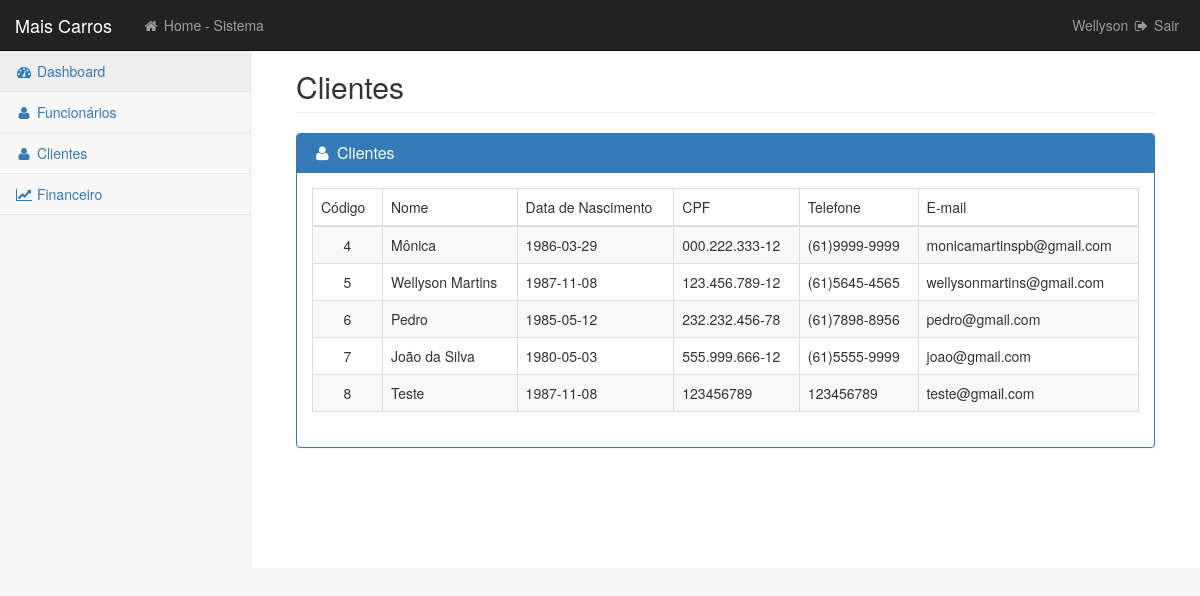
Page /view/admin_clientes.php (signed in) on the committed database.
### tables this page shows
CREATE TABLE `usuario` (
  `id` int(100) NOT NULL,
  `nome` varchar(255) NOT NULL,
  `login` varchar(50) NOT NULL,
  `senha` varchar(100) NOT NULL
);

CREATE TABLE `cliente` (
  `id` int(11) NOT NULL,
  `nomeCliente` varchar(255) NOT NULL,
  `dataNascimento` date NOT NULL,
  `cpf` varchar(25) NOT NULL,
  `telefone` varchar(255) NOT NULL,
  `email` varchar(25) NOT NULL
);

### controller/funcionario/NavbarController.php (called while the page is built, shortened)
<?php
  class NavbarController {
    public $FuncionarioModel;
    public function __construct(){
      $this->FuncionarioModel = new Funcionario();
    }
    function getName() {
      return $this->FuncionarioModel->getName();
    }
    function auth() {
      $this->FuncionarioModel->auth();
    }
  }
?>

### model/FuncionarioModel.php (called while the page is built, shortened)
<?php
  class Funcionario extends CRUD {
    public function getLoggedUser() {
      $pdo = parent::connect();
      $login = $_SESSION['login'];
      $senha = $_SESSION['senha'];
      $sql = $pdo->prepare("SELECT * FROM usuario WHERE login=:login and senha=:senha");
      $sql->bindValue(':login', $login);
      $sql->bindValue(':senha', $senha);
      $sql->execute();
      $currentUser = $sql->fetchAll(PDO::FETCH_ASSOC);
      return $currentUser;
    }
    public function getName() {
      $user = $this->getLoggedUser();
      return $user[0]['nome'];
    }
  }
?>

### model/CRUDModel.php (called while the page is built, shortened)
<?php
  class CRUD extends Database {
    public function readAll( $table ) {
      $pdo = parent::connect();
      $busca = $pdo->prepare("SELECT * FROM $table");
      $busca->execute();
      $linha = $busca->fetchAll(PDO::FETCH_ASSOC);
      return $linha;
    }
  }
?>

### controller/GetAllController.php (called while the page is built, shortened)
<?php
  class GetAllController {
    public $CRUDModel;
    public function __construct(){
      $this->CRUDModel = new CRUD();
    }
    function getAll( $table ) {
      return $this->CRUDModel->readAll( $table );
    }
  }
?>

### view/dashboard/cliente/all-clientes.php (the view, shortened to what this page needs)
<?php
  $getAllCtrl = new GetAllController();
  $clientes = $getAllCtrl->getAll('cliente');
  foreach ($clientes as $cliente) { ?>
   <tr>
      <td style="text-align: center;" ><?php echo $cliente['id']; ?></td>
      <td><?php echo $cliente['nomeCliente']; ?></td>
      <td><?php echo $cliente['dataNascimento']; ?></td>
      <td><?php echo $cliente['cpf']; ?></td>
      <td><?php echo $cliente['telefone']; ?></td>
      <td><?php echo $cliente['email']; ?></td>
    </tr>
  <?php } ?>

### view/dashboard/header.php (shortened to what this page needs)
<!DOCTYPE html>
<html lang="pt-br">
    <head>
        <link href="css/bootstrap.min.css" rel="stylesheet">
        <link href="css/metisMenu.min.css" rel="stylesheet">
        <link href="css/timeline.css" rel="stylesheet">
        <link href="css/startmin.css" rel="stylesheet">
        <link href="css/morris.css" rel="stylesheet">
        <link href="css/font-awesome.min.css" rel="stylesheet" type="text/css">
    </head>

### view/admin_clientes.php (shortened to what this page needs)
<?php
  include_once 'dashboard/header.php';
?>
<body>
  <div id="wrapper">
    <?php include 'dashboard/nav.php'; ?>
    <div id="page-wrapper">
      <div class="container-fluid">
        <div class="row">
          <div class="col-lg-12">
            <h2 class="page-header">
              Clientes
            </h2>
          </div>
        </div>
        <div class="row">
          <div class="col-lg-12">
            <div class="panel panel-primary">
              <div class="panel-heading">
                <h3 class="panel-title"><i class="fa fa-user fa-fw"></i> Clientes</h3>
              </div>
              <div class="panel-body">
                <div class="table-responsive">
                  <table class="table table-bordered table-hover table-striped">
                    <thead>
                      <tr>
                        <?php include 'dashboard/cliente/user-head.php'; ?>
                      </tr>
                    </thead>
                    <tbody>
                      <?php include 'dashboard/cliente/all-clientes.php'; ?>
                    </tbody>
                  </table>
                </div>
              </div>
            </div>
          </div>
        </div>
      </div>
    </div>
  </div>
  <?php include 'dashboard/footer.php'; ?>

### view/dashboard/nav.php (shortened to what this page needs)
<?php
  $navbar = new NavbarController();
  $navbar->auth();
  $name = $navbar->getName();
?>
<div id="wrapper">
    <nav class="navbar navbar-inverse navbar-fixed-top" role="navigation">
        <div class="navbar-header">
            <a class="navbar-brand" href="home_admin.php">Mais Carros</a>
        </div>
        <ul class="nav navbar-nav navbar-left navbar-top-links">
            <li><a href="home_func.php"><i class="fa fa-home fa-fw"></i> Home - Sistema</a></li>
        </ul>
        <ul class="nav navbar-right navbar-top-links">
            <li class="dropdown">
                <a class="dropdown-toggle" href="../controller/logout_controller.php">
                    <?php echo $name ?> <i class="fa fa-sign-out fa-fw"></i> Sair
                </a>
            </li>
        </ul>
        <div class="navbar-default sidebar" role="navigation">
            <div class="sidebar-nav navbar-collapse">
                <ul class="nav" id="side-menu">
                    <li>
                        <a href="home_admin.php" class="active"><i class="fa fa-dashboard fa-fw"></i> Dashboard</a>
                    </li>
                    <li>
                        <a href="admin_funcionarios.php"><i class="fa fa-user fa-fw"></i> Funcionários</a>
                    </li>
                    <li>
                        <a href="admin_clientes.php"><i class="fa fa-user fa-fw"></i> Clientes</a>
                    </li>
                    <li>
                        <a href="admin_financeiro.php"><i class="fa fa-line-chart fa-fw"></i> Financeiro</a>
                    </li>
                </ul>
            </div>
        </div>
    </nav>
</div>

### view/dashboard/cliente/user-head.php
<td style="width: 70px;">Código</td>
<td>Nome</td>
<td>Data de Nascimento</td>
<td>CPF</td>
<td>Telefone</td>
<td>E-mail</td>

### view/dashboard/footer.php
    </body>
</html>

### view/css/startmin.css (style rules this page uses)
body { background-color: #f8f8f8; }
#wrapper { width: 100%; }
#page-wrapper { padding: 30px 15px 0 15px; min-height: 568px; background-color: #fff; }
@media (min-width:768px) { #page-wrapper { position: inherit; margin-left: 250px; padding: 30px 30px 0 30px; border-left: 1px solid #e7e7e7; } }
.navbar-header { float: left; }
.navbar-left { float: left; }
.navbar-right { text-align: right; }
.navbar-top-links { margin: 0; }
.navbar-top-links li { display: inline-block; }
.navbar-top-links li:last-child { margin-right: 6px; }
.navbar-top-links li a { padding: 15px; min-height: 50px; }
.navbar-top-links>li>a { color: #999; }
.sidebar .sidebar-nav.navbar-collapse { padding-right: 0; padding-left: 0; }
.sidebar ul li { border-bottom: 1px solid #e7e7e7; }
.sidebar ul li a.active { background-color: #eee; }
@media (min-width:768px) { .sidebar { z-index: 1; position: absolute; width: 250px; margin-top: 51px; } }

### rows in the picture
usuario: nome "Wellyson"
cliente: id "4", nomeCliente "Mônica", dataNascimento "1986-03-29", cpf "000.222.333-12", telefone "(61)9999-9999", email "monicamartinspb@gmail.com"
cliente: id "5", nomeCliente "Wellyson Martins", dataNascimento "1987-11-08", cpf "123.456.789-12", telefone "(61)5645-4565", email "wellysonmartins@gmail.com"
cliente: id "6", nomeCliente "Pedro", dataNascimento "1985-05-12", cpf "232.232.456-78", telefone "(61)7898-8956", email "pedro@gmail.com"
cliente: id "7", nomeCliente "João da Silva", dataNascimento "1980-05-03", cpf "555.999.666-12", telefone "(61)5555-9999", email "joao@gmail.com"
cliente: id "8", nomeCliente "Teste", dataNascimento "1987-11-08", cpf "123456789", telefone "123456789", email "teste@gmail.com"
